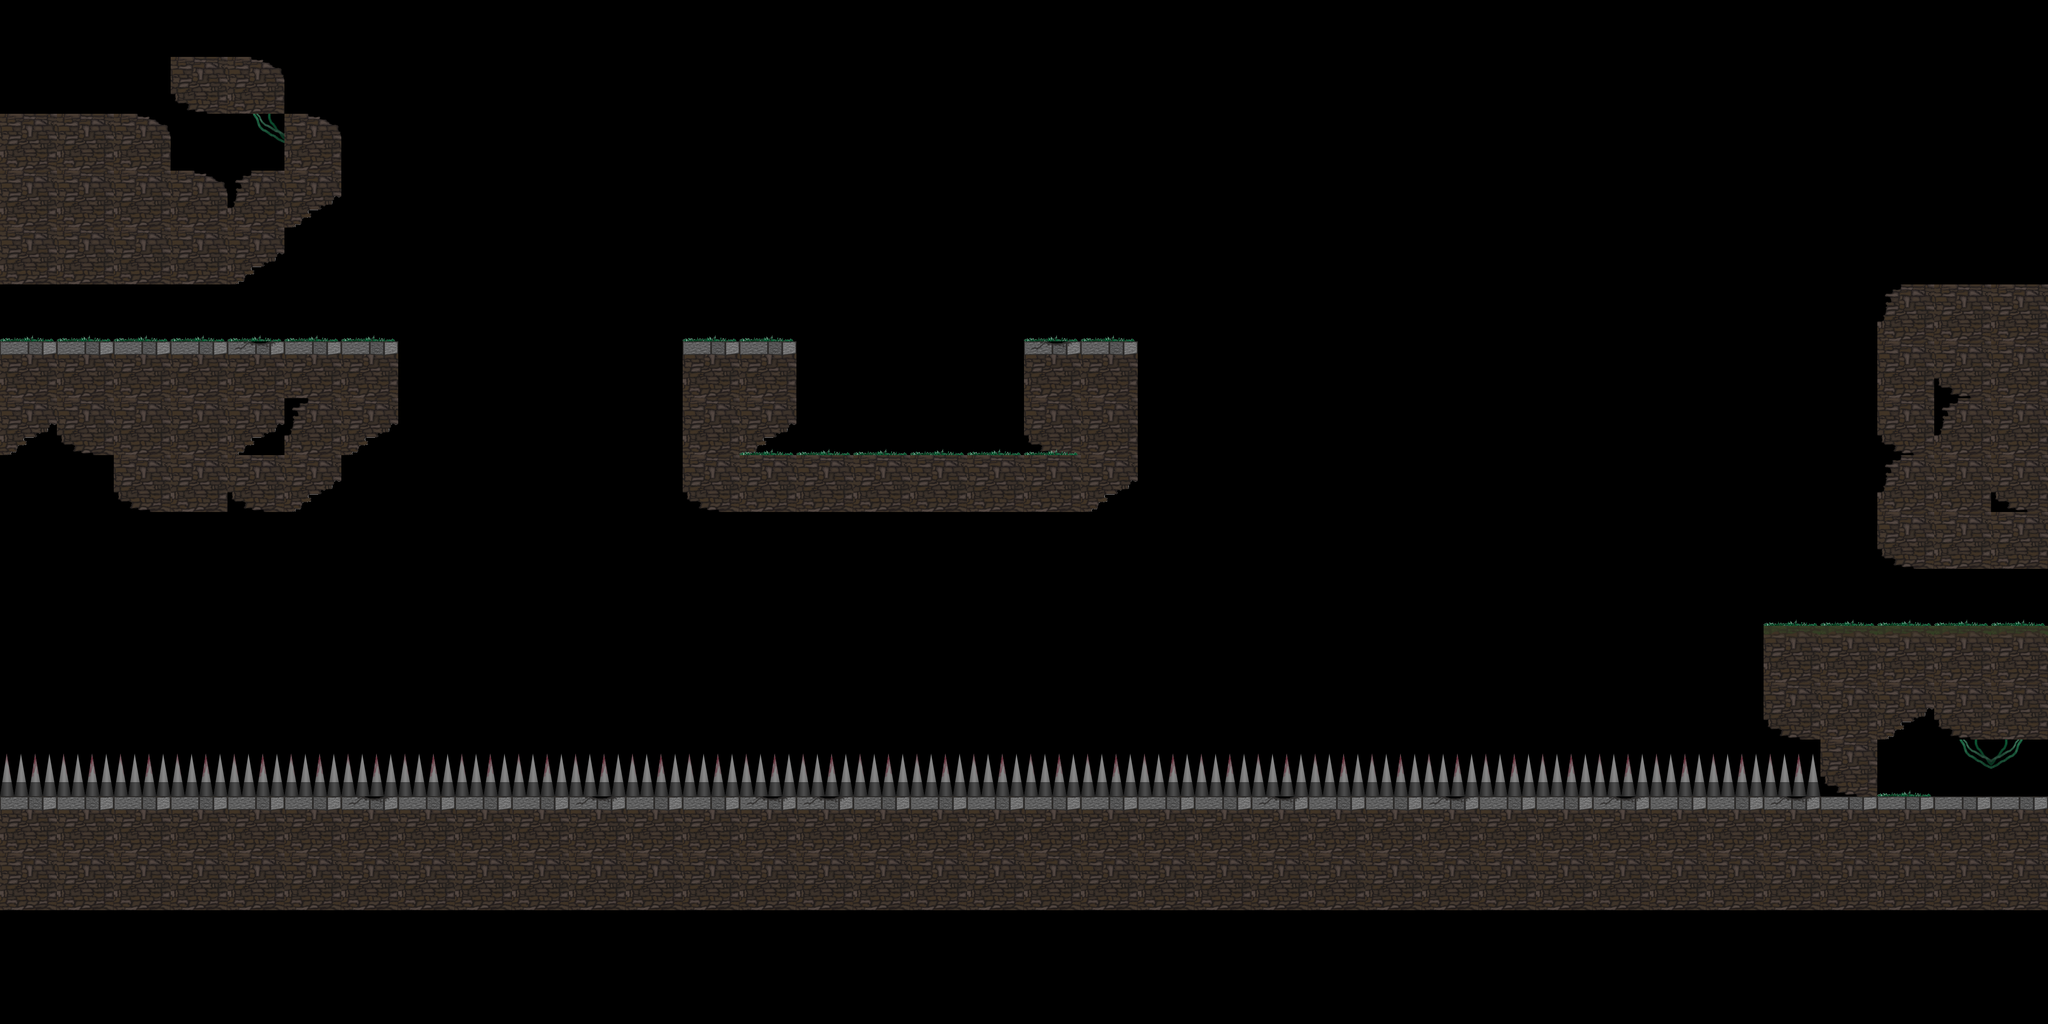

This game map was drawn from its Tiled (.tmx) file and the tilesets committed beside it. A one-line description and the trimmed map source follow:
An orthogonal 36x18 tile map with 128x128 px tiles, 2 tile layers (Physics, Tiles) and 18 objects (6x Moveable, 4x Light, 3x Enemy, Spawn, Deathtouch, ...).

<map version="1.0" orientation="orthogonal" renderorder="right-down" width="36" height="18" tilewidth="128" tileheight="128" nextobjectid="79">
 <properties>
  <property name="Ambient" value="audio/ambient1.mp3" />
  <property name="IntroText" value="&quot;Anger and rage envelops, darkness consumes         Accept the light or may it be your tomb&quot;" />
  <property name="background" value="textures/backgrounds/background.png" />
 </properties>
 <tileset firstgid="1" name="Tiles" tilewidth="128" tileheight="128" tilecount="14">
  <tile id="0">
   <image width="128" height="128" source="../textures/objects/crate.png" />
  </tile>
  <tile id="1">
   <image width="128" height="128" source="../textures/objects/stone.png" />
  </tile>
  <tile id="2">
   <image width="128" height="128" source="../textures/objects/spikes.png" />
  </tile>
  <tile id="3">
   <image width="128" height="128" source="../textures/objects/crate2.png" />
  </tile>
  <tile id="4">
   <image width="128" height="128" source="../textures/objects/stone3.png" />
  </tile>
  <tile id="5">
   <image width="128" height="128" source="../textures/objects/stone_grass.png" />
  </tile>
  <tile id="6">
   <image width="128" height="128" source="../textures/objects/stone_se.png" />
  </tile>
  <tile id="7">
   <image width="128" height="128" source="../textures/objects/stone_ne.png" />
  </tile>
  <tile id="8">
   <image width="128" height="128" source="../textures/objects/stone_nw.png" />
  </tile>
  <tile id="9">
   <image width="128" height="128" source="../textures/objects/stone_sw.png" />
  </tile>
  <tile id="10">
   <image width="128" height="128" source="../textures/objects/plants.png" />
  </tile>
  <tile id="11">
   <image width="128" height="128" source="../textures/objects/plants2.png" />
  </tile>
  <tile id="12">
   <image width="128" height="128" source="../textures/objects/stone3_broken.png" />
  </tile>
  <tile id="13">
   <image width="128" height="128" source="../textures/objects/grass.png" />
  </tile>
 </tileset>
 <layer name="Physics" width="36" height="18">
  <data>[648 cells, 49 non-empty, 8 distinct tile ids]</data>
 </layer>
 <layer name="Tiles" width="36" height="18">
  <data>[648 cells, 161 non-empty, 12 distinct tile ids]</data>
 </layer>
 <objectgroup name="GameObjects">
  <object id="1" name="Player" type="Spawn" x="639.333" y="624" width="128" height="128" />
  <object id="16" name="Death" type="Deathtouch" x="0" y="1740" width="4608" height="52" />
  <object id="22" name="Finish" type="Finish" x="4096" y="1280" width="128" height="128">
   <properties>
    <property name="NextLevel" value="levels/6.tmx" />
   </properties>
  </object>
  <object id="39" name="Platform" type="Moveable" x="896" y="768" width="256" height="128">
   <properties>
    <property name="Color" value="R" />
   </properties>
  </object>
  <object id="42" name="Light" type="Light" x="4352" y="1152" width="128" height="128">
   <properties>
    <property name="Animation" value="textures/lights/light.anim" />
    <property name="D_B" value="1.5" />
    <property name="D_G" value="1.5" />
    <property name="D_R" value="2.0" />
    <property name="S_B" value="0.5" />
    <property name="S_G" value="0.5" />
    <property name="S_R" value="0.5" />
   </properties>
   <ellipse />
  </object>
  <object id="43" name="Text" type="Text" x="896" y="512" width="640" height="128">
   <properties>
    <property name="B" value="0.15" />
    <property name="G" value="0.15" />
    <property name="R" value="0.35" />
    <property name="Scale" value="3.0" />
    <property name="Text" value="It's... calling to me" />
   </properties>
  </object>
  <object id="44" name="Light" type="Light" x="3072" y="1024" width="128" height="128">
   <properties>
    <property name="Animation" value="textures/lights/light.anim" />
    <property name="D_B" value="1.5" />
    <property name="D_G" value="1.5" />
    <property name="D_R" value="1.5" />
    <property name="S_B" value="0.5" />
    <property name="S_G" value="0.5" />
    <property name="S_R" value="0.5" />
   </properties>
   <ellipse />
  </object>
  <object id="55" name="Sign" type="Sign" x="1664" y="640" width="128" height="128">
   <properties>
    <property name="Text" value="Beware... not fed for years" />
   </properties>
  </object>
  <object id="64" name="Platform" type="Moveable" x="2560" y="768" width="384" height="384">
   <properties>
    <property name="Color" value="B" />
   </properties>
  </object>
  <object id="65" name="Light" type="Light" x="1152" y="640" width="128" height="128">
   <properties>
    <property name="Animation" value="textures/lights/light.anim" />
    <property name="D_B" value="1.5" />
    <property name="D_G" value="1.5" />
    <property name="D_R" value="1.5" />
    <property name="S_B" value="0.5" />
    <property name="S_G" value="0.5" />
    <property name="S_R" value="0.5" />
   </properties>
   <ellipse />
  </object>
  <object id="66" name="Enemy" type="Enemy" x="1792" y="896" width="384" height="128" />
  <object id="68" name="Enemy" type="Enemy" x="1920" y="896" width="384" height="128" />
  <object id="69" name="Enemy" type="Enemy" x="2048" y="896" width="256" height="128" />
  <object id="72" name="Platform" type="Moveable" x="1152" y="768" width="384" height="128">
   <properties>
    <property name="Color" value="G" />
   </properties>
  </object>
  <object id="73" name="Platform" type="Moveable" x="1920" y="768" width="256" height="128">
   <properties>
    <property name="Color" value="-" />
   </properties>
  </object>
  <object id="74" name="Platform" type="Moveable" x="2944" y="1024" width="384" height="384">
   <properties>
    <property name="Color" value="R" />
   </properties>
  </object>
  <object id="75" name="Platform" type="Moveable" x="3200" y="1408" width="640" height="128">
   <properties>
    <property name="Color" value="R" />
   </properties>
  </object>
  <object id="76" name="Light" type="Light" x="2048" y="896" width="128" height="128">
   <properties>
    <property name="Animation" value="textures/lights/light.anim" />
    <property name="D_B" value="1.5" />
    <property name="D_G" value="1.5" />
    <property name="D_R" value="2.0" />
    <property name="S_B" value="0.5" />
    <property name="S_G" value="0.5" />
    <property name="S_R" value="0.5" />
   </properties>
   <ellipse />
  </object>
 </objectgroup>
</map>
